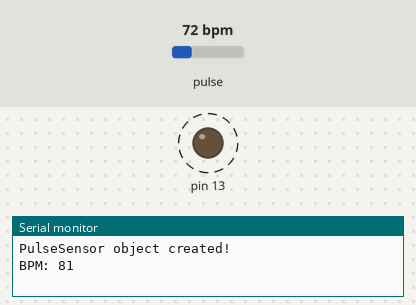
Simulated run of this sketch. Board: Arduino Uno, built with avr-gcc and run on an emulated ATmega328P. Parts: output pins drawn as LEDs (lit = HIGH), the last lines printed to the serial monitor. Dashed ring = blinking. Inputs (shaded band) come from the test bench; at power-on: pulse 72 bpm.

Above: at 1.2 s.
1.3 s: pulse set to 42 bpm
At 3.5 s:
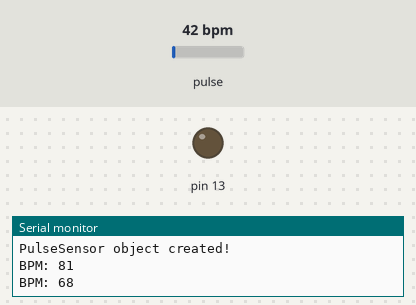
3.8 s: pulse set to 70 bpm
At 4.71 s:
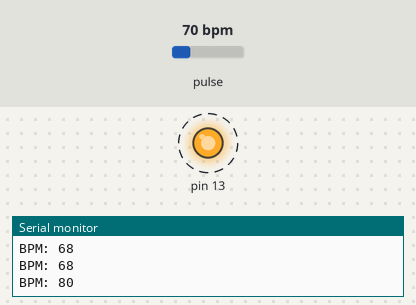
Timing chart, 0 to 12.8 s (numbered marks = the images above; inputs shaded):
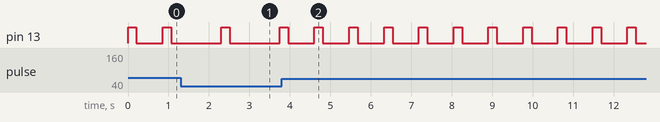

Measured:
- after the input at 3.8 s, pin 13: alternates HIGH for 0.21 s and LOW for 0.65 s, starting after 0.81 s

The sketch:

Serial.ino
```cpp
#define USE_ARDUINO_INTERRUPTS true // Set-up low-level interrupts for most acurate BPM math
#include <PulseSensorPlayground.h>
#include <SoftwareSerial.h>

SoftwareSerial BTSerial(2, 3); // RX | TX
const int PulseWire = 0 ; // 'S' Signal pin connected to A0
const int LED13 = 13; // The on-board Arduino LED
int Threshold = 455 ; // Determine which Signal to "count as a beat" and which to ignore
PulseSensorPlayground pulseSensor; // Creates an object

void setup() {
    BTSerial.begin(9600);

    Serial.begin(9600);

    // Configure the PulseSensor object, by assigning our variables to it
    pulseSensor.analogInput(PulseWire);
    pulseSensor.blinkOnPulse(LED13);

    // Blink on-board LED with heartbeat
    pulseSensor.setThreshold(Threshold);

    // Double-check the "pulseSensor" object was created and began seeing a signal

    if (pulseSensor.begin()) {
      Serial.println("PulseSensor object created!" );
    }


}

void loop() {

   int myBPM = pulseSensor.getBeatsPerMinute (); // Calculates BPM

   if (pulseSensor.sawStartOfBeat()) { // Constantly test to see if a beat happened
        Serial.print ("BPM: " );
        myBPM = map(myBPM,0,232,50,151);
        Serial.println(myBPM); // Print the BPM value

          String str_val = String(myBPM);
          str_val = "#" + str_val + "*";
          BTSerial.println(str_val);
}


  delay(20);

}
```
